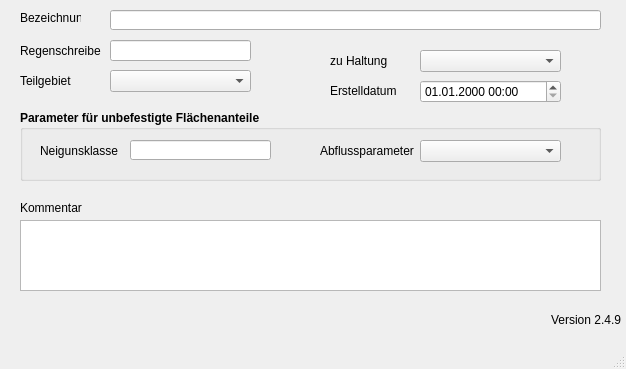
<?xml version="1.0" encoding="UTF-8"?>
<ui version="4.0">
 <class>MainWindow</class>
 <widget class="QMainWindow" name="MainWindow">
  <property name="enabled">
   <bool>true</bool>
  </property>
  <property name="geometry">
   <rect>
    <x>0</x>
    <y>0</y>
    <width>626</width>
    <height>369</height>
   </rect>
  </property>
  <property name="windowTitle">
   <string>MainWindow</string>
  </property>
  <widget class="QWidget" name="centralwidget">
   <widget class="QLabel" name="label_20">
    <property name="geometry">
     <rect>
      <x>330</x>
      <y>50</y>
      <width>81</width>
      <height>21</height>
     </rect>
    </property>
    <property name="text">
     <string>zu Haltung</string>
    </property>
   </widget>
   <widget class="QLabel" name="label">
    <property name="geometry">
     <rect>
      <x>20</x>
      <y>10</y>
      <width>61</width>
      <height>16</height>
     </rect>
    </property>
    <property name="text">
     <string>Bezeichnung</string>
    </property>
   </widget>
   <widget class="QLabel" name="label_14">
    <property name="geometry">
     <rect>
      <x>20</x>
      <y>200</y>
      <width>81</width>
      <height>16</height>
     </rect>
    </property>
    <property name="text">
     <string>Kommentar</string>
    </property>
   </widget>
   <widget class="QLabel" name="label_5">
    <property name="geometry">
     <rect>
      <x>20</x>
      <y>40</y>
      <width>81</width>
      <height>21</height>
     </rect>
    </property>
    <property name="text">
     <string>Regenschreiber</string>
    </property>
   </widget>
   <widget class="QLabel" name="label_70">
    <property name="geometry">
     <rect>
      <x>330</x>
      <y>80</y>
      <width>71</width>
      <height>21</height>
     </rect>
    </property>
    <property name="text">
     <string>Erstelldatum</string>
    </property>
   </widget>
   <widget class="QLabel" name="label_22">
    <property name="geometry">
     <rect>
      <x>20</x>
      <y>70</y>
      <width>71</width>
      <height>21</height>
     </rect>
    </property>
    <property name="text">
     <string>Teilgebiet</string>
    </property>
   </widget>
   <widget class="QLineEdit" name="flnam">
    <property name="geometry">
     <rect>
      <x>110</x>
      <y>10</y>
      <width>491</width>
      <height>20</height>
     </rect>
    </property>
   </widget>
   <widget class="QLineEdit" name="regenschreiber">
    <property name="geometry">
     <rect>
      <x>110</x>
      <y>40</y>
      <width>141</width>
      <height>21</height>
     </rect>
    </property>
   </widget>
   <widget class="QComboBox" name="haltnam">
    <property name="geometry">
     <rect>
      <x>420</x>
      <y>50</y>
      <width>141</width>
      <height>22</height>
     </rect>
    </property>
   </widget>
   <widget class="QComboBox" name="teilgebiet">
    <property name="geometry">
     <rect>
      <x>110</x>
      <y>70</y>
      <width>141</width>
      <height>22</height>
     </rect>
    </property>
   </widget>
   <widget class="QTextEdit" name="kommentar">
    <property name="geometry">
     <rect>
      <x>20</x>
      <y>220</y>
      <width>581</width>
      <height>71</height>
     </rect>
    </property>
   </widget>
   <widget class="QGroupBox" name="groupBox">
    <property name="geometry">
     <rect>
      <x>20</x>
      <y>110</y>
      <width>581</width>
      <height>71</height>
     </rect>
    </property>
    <property name="font">
     <font>
      <weight>75</weight>
      <bold>true</bold>
     </font>
    </property>
    <property name="title">
     <string>Parameter für unbefestigte Flächenanteile</string>
    </property>
    <widget class="QLabel" name="label_3">
     <property name="geometry">
      <rect>
       <x>20</x>
       <y>30</y>
       <width>81</width>
       <height>21</height>
      </rect>
     </property>
     <property name="font">
      <font>
       <weight>50</weight>
       <bold>false</bold>
      </font>
     </property>
     <property name="text">
      <string>Neigunsklasse</string>
     </property>
    </widget>
    <widget class="QLineEdit" name="neigkl">
     <property name="geometry">
      <rect>
       <x>110</x>
       <y>30</y>
       <width>141</width>
       <height>20</height>
      </rect>
     </property>
    </widget>
    <widget class="QComboBox" name="abflussparameter">
     <property name="geometry">
      <rect>
       <x>400</x>
       <y>30</y>
       <width>141</width>
       <height>22</height>
      </rect>
     </property>
    </widget>
    <widget class="QLabel" name="label_21">
     <property name="geometry">
      <rect>
       <x>300</x>
       <y>30</y>
       <width>111</width>
       <height>21</height>
      </rect>
     </property>
     <property name="font">
      <font>
       <weight>50</weight>
       <bold>false</bold>
      </font>
     </property>
     <property name="text">
      <string>Abflussparameter</string>
     </property>
    </widget>
   </widget>
   <widget class="QLabel" name="lb_version">
    <property name="geometry">
     <rect>
      <x>550</x>
      <y>310</y>
      <width>71</width>
      <height>20</height>
     </rect>
    </property>
    <property name="toolTip">
     <string>Version QKan Import</string>
    </property>
    <property name="text">
     <string>Version 2.4.9</string>
    </property>
    <property name="alignment">
     <set>Qt::AlignRight|Qt::AlignTrailing|Qt::AlignVCenter</set>
    </property>
   </widget>
   <widget class="QgsDateTimeEdit" name="createdat">
    <property name="geometry">
     <rect>
      <x>420</x>
      <y>80</y>
      <width>141</width>
      <height>23</height>
     </rect>
    </property>
    <property name="currentSection">
     <enum>QDateTimeEdit::DaySection</enum>
    </property>
    <property name="displayFormat">
     <string>dd.MM.yyyy HH:mm</string>
    </property>
   </widget>
  </widget>
  <widget class="QMenuBar" name="menubar">
   <property name="geometry">
    <rect>
     <x>0</x>
     <y>0</y>
     <width>626</width>
     <height>21</height>
    </rect>
   </property>
  </widget>
  <widget class="QStatusBar" name="statusbar"/>
 </widget>
 <customwidgets>
  <customwidget>
   <class>QgsDateTimeEdit</class>
   <extends>QDateTimeEdit</extends>
   <header>qgsdatetimeedit.h</header>
  </customwidget>
 </customwidgets>
 <tabstops>
  <tabstop>flnam</tabstop>
  <tabstop>regenschreiber</tabstop>
  <tabstop>teilgebiet</tabstop>
  <tabstop>neigkl</tabstop>
  <tabstop>abflussparameter</tabstop>
  <tabstop>kommentar</tabstop>
  <tabstop>haltnam</tabstop>
 </tabstops>
 <resources/>
 <connections/>
</ui>
